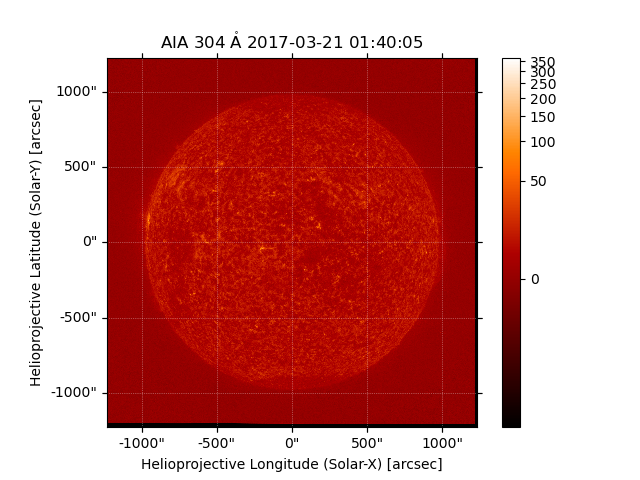

Here is the Python script that generated this plot:
from matplotlib import pyplot as plt
from sunpy.instr.aia import aiaprep
from sunpy.net import Fido, attrs as a
from astropy.coordinates import SkyCoord
from astropy import units as u

import sunpy.map
import warnings
warnings.filterwarnings("ignore")

result = Fido.search(a.Time('2017-03-21T01:40:00', '2017-03-21T01:41:00'),
a.Instrument("aia"))

file_download = Fido.fetch(result[0, 3], site='ROB')

aia1 = sunpy.map.Map(file_download[0])

aia = aiaprep(aia1)

aia.plot()
plt.colorbar()
plt.savefig('aiaResult.png')